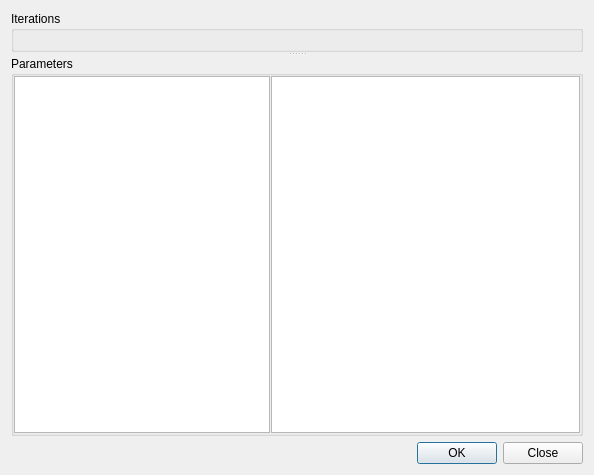
<ui version="4.0" >
 <class>SchemaConfigurationDialog</class>
 <widget class="QDialog" name="SchemaConfigurationDialog" >
  <property name="geometry" >
   <rect>
    <x>0</x>
    <y>0</y>
    <width>594</width>
    <height>475</height>
   </rect>
  </property>
  <property name="windowTitle" >
   <string>Configure Schema</string>
  </property>
  <layout class="QVBoxLayout" name="verticalLayout_2" >
   <item>
    <widget class="QSplitter" name="splitter" >
     <property name="orientation" >
      <enum>Qt::Vertical</enum>
     </property>
     <property name="childrenCollapsible" >
      <bool>false</bool>
     </property>
     <widget class="QGroupBox" name="iterationBox" >
      <property name="title" >
       <string>Iterations</string>
      </property>
      <property name="flat" >
       <bool>true</bool>
      </property>
      <layout class="QVBoxLayout" name="verticalLayout_333" >
       <property name="spacing" >
        <number>0</number>
       </property>
       <property name="margin" >
        <number>0</number>
       </property>
      </layout>
     </widget>
     <widget class="QGroupBox" name="dataBox" >
      <property name="title" >
       <string>Parameters</string>
      </property>
      <property name="flat" >
       <bool>true</bool>
      </property>
      <layout class="QVBoxLayout" name="verticalLayout" >
       <property name="spacing" >
        <number>0</number>
       </property>
       <property name="margin" >
        <number>0</number>
       </property>
       <item>
        <widget class="QSplitter" name="splitter_2" >
         <property name="orientation" >
          <enum>Qt::Horizontal</enum>
         </property>
         <property name="handleWidth" >
          <number>1</number>
         </property>
         <property name="childrenCollapsible" >
          <bool>false</bool>
         </property>
         <widget class="QTreeView" name="treeView" >
          <property name="sizePolicy" >
           <sizepolicy vsizetype="Preferred" hsizetype="Preferred" >
            <horstretch>0</horstretch>
            <verstretch>0</verstretch>
           </sizepolicy>
          </property>
          <property name="verticalScrollBarPolicy" >
           <enum>Qt::ScrollBarAlwaysOff</enum>
          </property>
          <property name="horizontalScrollBarPolicy" >
           <enum>Qt::ScrollBarAsNeeded</enum>
          </property>
          <property name="editTriggers" >
           <set>QAbstractItemView::CurrentChanged|QAbstractItemView::DoubleClicked|QAbstractItemView::EditKeyPressed|QAbstractItemView::SelectedClicked</set>
          </property>
          <property name="tabKeyNavigation" >
           <bool>true</bool>
          </property>
          <property name="alternatingRowColors" >
           <bool>true</bool>
          </property>
          <property name="selectionBehavior" >
           <enum>QAbstractItemView::SelectItems</enum>
          </property>
          <property name="textElideMode" >
           <enum>Qt::ElideMiddle</enum>
          </property>
          <property name="rootIsDecorated" >
           <bool>true</bool>
          </property>
          <property name="uniformRowHeights" >
           <bool>true</bool>
          </property>
         </widget>
         <widget class="QTreeView" name="dataView" >
          <property name="sizePolicy" >
           <sizepolicy vsizetype="Preferred" hsizetype="Preferred" >
            <horstretch>10</horstretch>
            <verstretch>0</verstretch>
           </sizepolicy>
          </property>
          <property name="editTriggers" >
           <set>QAbstractItemView::CurrentChanged|QAbstractItemView::DoubleClicked|QAbstractItemView::EditKeyPressed|QAbstractItemView::SelectedClicked</set>
          </property>
          <property name="tabKeyNavigation" >
           <bool>true</bool>
          </property>
          <property name="alternatingRowColors" >
           <bool>true</bool>
          </property>
          <property name="selectionBehavior" >
           <enum>QAbstractItemView::SelectItems</enum>
          </property>
          <property name="textElideMode" >
           <enum>Qt::ElideMiddle</enum>
          </property>
          <property name="horizontalScrollMode" >
           <enum>QAbstractItemView::ScrollPerItem</enum>
          </property>
          <property name="uniformRowHeights" >
           <bool>true</bool>
          </property>
         </widget>
        </widget>
       </item>
      </layout>
     </widget>
    </widget>
   </item>
   <item>
    <widget class="QDialogButtonBox" name="buttonBox" >
     <property name="orientation" >
      <enum>Qt::Horizontal</enum>
     </property>
     <property name="standardButtons" >
      <set>QDialogButtonBox::Close|QDialogButtonBox::Ok</set>
     </property>
    </widget>
   </item>
  </layout>
 </widget>
 <resources/>
 <connections>
  <connection>
   <sender>buttonBox</sender>
   <signal>accepted()</signal>
   <receiver>SchemaConfigurationDialog</receiver>
   <slot>accept()</slot>
   <hints>
    <hint type="sourcelabel" >
     <x>248</x>
     <y>254</y>
    </hint>
    <hint type="destinationlabel" >
     <x>157</x>
     <y>274</y>
    </hint>
   </hints>
  </connection>
  <connection>
   <sender>buttonBox</sender>
   <signal>rejected()</signal>
   <receiver>SchemaConfigurationDialog</receiver>
   <slot>reject()</slot>
   <hints>
    <hint type="sourcelabel" >
     <x>316</x>
     <y>260</y>
    </hint>
    <hint type="destinationlabel" >
     <x>286</x>
     <y>274</y>
    </hint>
   </hints>
  </connection>
  <connection>
   <sender>treeView</sender>
   <signal>collapsed(QModelIndex)</signal>
   <receiver>dataView</receiver>
   <slot>collapse(QModelIndex)</slot>
   <hints>
    <hint type="sourcelabel" >
     <x>107</x>
     <y>228</y>
    </hint>
    <hint type="destinationlabel" >
     <x>302</x>
     <y>228</y>
    </hint>
   </hints>
  </connection>
  <connection>
   <sender>treeView</sender>
   <signal>expanded(QModelIndex)</signal>
   <receiver>dataView</receiver>
   <slot>expand(QModelIndex)</slot>
   <hints>
    <hint type="sourcelabel" >
     <x>107</x>
     <y>228</y>
    </hint>
    <hint type="destinationlabel" >
     <x>302</x>
     <y>228</y>
    </hint>
   </hints>
  </connection>
  <connection>
   <sender>dataView</sender>
   <signal>collapsed(QModelIndex)</signal>
   <receiver>treeView</receiver>
   <slot>collapse(QModelIndex)</slot>
   <hints>
    <hint type="sourcelabel" >
     <x>425</x>
     <y>239</y>
    </hint>
    <hint type="destinationlabel" >
     <x>137</x>
     <y>239</y>
    </hint>
   </hints>
  </connection>
  <connection>
   <sender>dataView</sender>
   <signal>expanded(QModelIndex)</signal>
   <receiver>treeView</receiver>
   <slot>expand(QModelIndex)</slot>
   <hints>
    <hint type="sourcelabel" >
     <x>425</x>
     <y>239</y>
    </hint>
    <hint type="destinationlabel" >
     <x>137</x>
     <y>239</y>
    </hint>
   </hints>
  </connection>
 </connections>
</ui>
